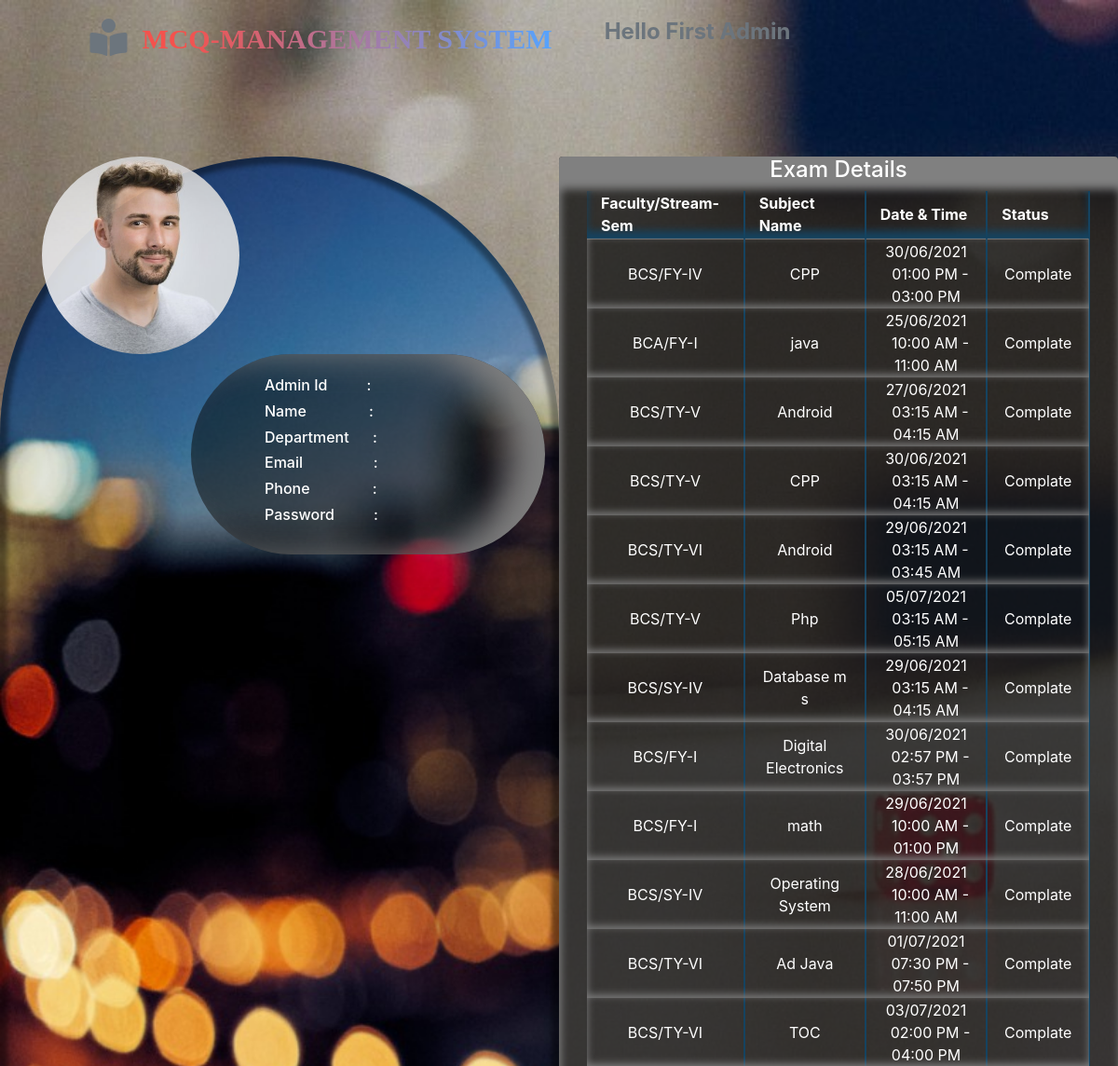
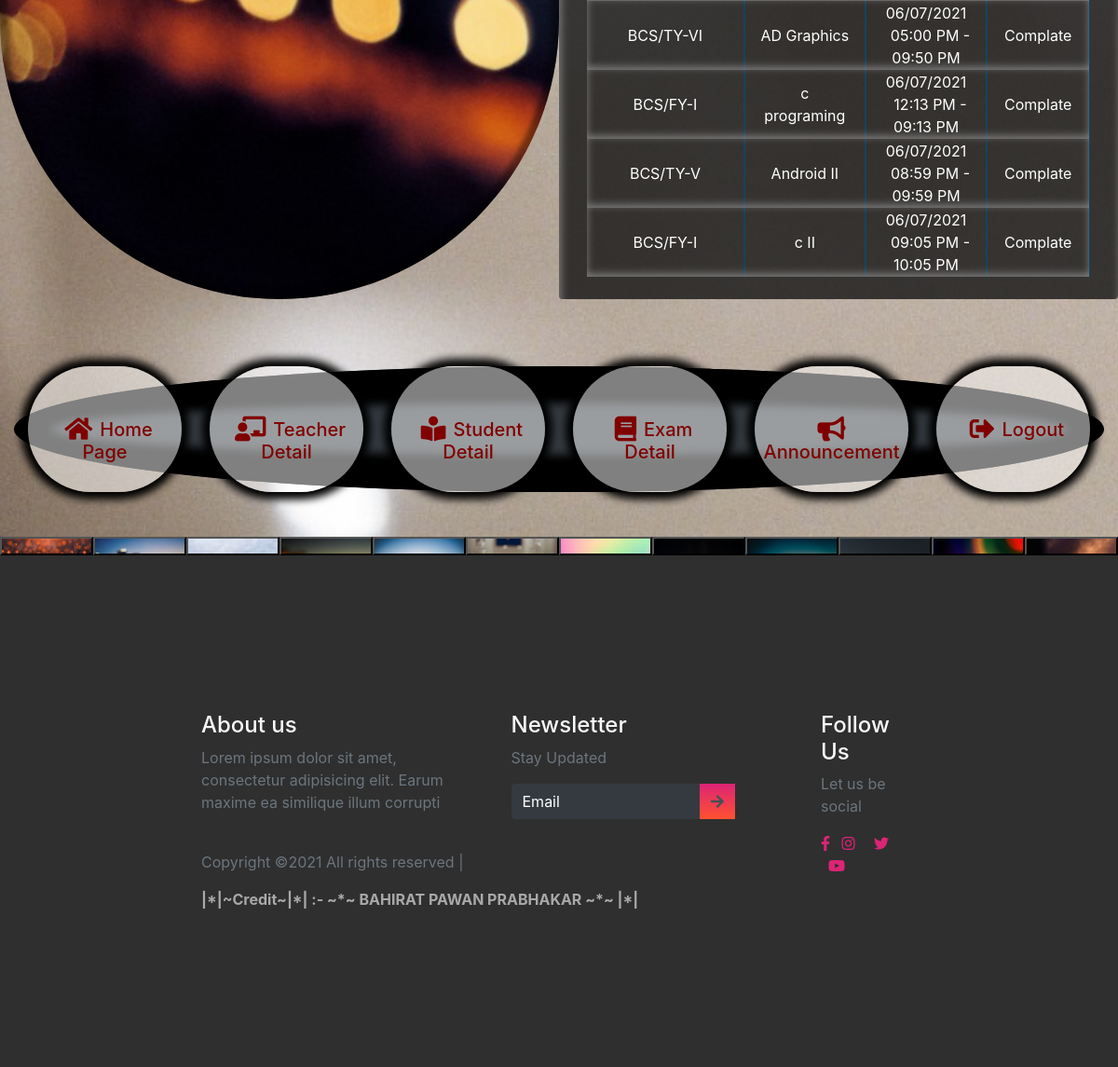
/admin.php (signed in), run on the app's committed database (2 pictures, top to bottom).
### tables this page shows
CREATE TABLE `subject` (
  `id` int(11) NOT NULL,
  `faculty` varchar(25) NOT NULL,
  `stream` varchar(25) NOT NULL,
  `sem` varchar(25) NOT NULL,
  `sub` varchar(25) NOT NULL,
  `totalQ` varchar(25) NOT NULL,
  `q_mark` varchar(20) NOT NULL,
  `date` date NOT NULL,
  `s_time` time NOT NULL,
  `end_time` time NOT NULL,
  `exam_time` int(250) NOT NULL,
  `teach_id` int(11) NOT NULL,
  `uid` varchar(40) NOT NULL
);

### admin.php (the view, shortened to what this page needs)
<?php
$con = mysqli_connect('localhost','root','','exam');
global $admin_id;
global $admin_name;
global $admin_email;
global $admin_mobile;
global $admin_password;
global $admin_department;
function showdata(){
    global $con;
    $query = "SELECT * FROM `subject`";
    $run = mysqli_query($con,$query);
    if($run==TRUE){
        ?>
        <form action="#" method="post" class="col-md-12">
        <table id="datatableid" class="table-hover dable-dark" width="100%" height="auto" padding="20px" class="text-center col-md-12">
            <tr style="background: transparent; border-bottom: 2px inset silver; box-shadow: 0 -8px 8px inset #154360;"  height="50" class="col-md-12">
                <th style="border-right: 2px solid #154360;" align="center" class="col-md-2"><font color="white">Faculty/Stream-Sem</font></th>
                <th style="border-right: 2px solid #154360;" align="center" class="col-md-2"><font color="white">Subject Name</font></th>
                <th style="border-right: 2px solid #154360;" align="center" class="col-md-2"><font color="white">Date & Time</font></th>
                <th style="border-right: 2px solid #154360;" align="center" class="col-md-1"><font color="white">Status</font></th>
            </tr>
        <?php
        while($data = mysqli_fetch_assoc($run))
        {
            ?>
        <tr style="background:transparent; box-shadow: 0 -3px 8px inset grey;" height="50" class="col-md-12" height="40" class="col-md-12" >
            <td style="border-right: 2px solid #154360;" align="center" class="col-md-2"><font color="white"><?php echo $data['faculty']."/".$data['stream']."-".$data['sem']; ?></font></td>
            <td style="border-right: 2px solid #154360;" align="center" class="col-md-2"><font color="white"><?php echo $data['sub']; ?></font></td>
            <td style="border-right: 2px solid #154360;" align="center" class="col-md-2"><font color="white"><?php echo date('d/m/Y', strtotime($data['date']))."\t&nbsp;&nbsp;".date('h:i A', strtotime($data['s_time']))."\t-\t".date('h:i A', strtotime($data['end_time'])); ?></font></td>
            <?php
            $s=$data['s_time'];
            $e=$data['end_time'];
            $start_t=strtotime($s);
            $end_t=strtotime($e);
            $c_time=strtotime(date('H:i:s', strtotime(date('H:i:s'))));
            $cdate=strtotime(date('Y-m-d'));
            $edate=strtotime(date($data['date']));
            ?>
            <td  style="border-right: 2px solid #154360;" align="center" class="col-md-1">
            <?php if($edate ==  $cdate){ if($start_t <=  $c_time){ if($c_time<=$end_t){echo '<div class="text-white">Processing</div>';}else{echo'<div class="text-white">Complate</div>';}}else{echo '<div class="text-white">Pending</div>';}}else{if($edate >  $cdate){echo '<div class="text-white">Pending</div>';}else{echo '<div class="text-white">Complate</div>';}}?> </td>
        </tr>
            <?php
        }
       ?></table></form>  <?php
        }else{
            echo "Error.. ";
        }
}
    ?>
<!DOCTYPE html>
<html lang="en">
<head>
    <link rel="stylesheet" href="https://stackpath.bootstrapcdn.com/bootstrap/4.3.1/css/bootstrap.min.css"
 />
    <link rel="stylesheet" href="https://use.fontawesome.com/releases/v5.7.2/css/all.css"
>
    <link rel="stylesheet" href="./stylesheet.css" />
    <link rel="stylesheet" href="./mobile-style.css">
      <link rel="stylesheet" href="https://cdnjs.cloudflare.com/ajax/libs/font-awesome/5.15.3/css/all.min.css"/>
</head>
<body>
    <header  id="myDIV" style="background-image: url(img/i6.jpg); background-size: cover;">
    <div class="container-fluid p-0">
     <nav class="navbar">
    <div class="content">
      <div class="logo">
       <a class="navbar-brand" href="index.php">
          <i class="fas fa-book-reader fa-lg mx-3 text-secondary"></i><span style="background: linear-gradient(to right,#f4524d  10%,#55a3ff  100%) !important;-webkit-background-clip: text !important;-webkit-text-fill-color: transparent !important; font-family: georgia;">MCQ-MANAGEMENT SYSTEM</span></a>
      </div>
      <ul class="menu-list">
  <li class="text-white"><h4> <marquee> <strong class="text-secondary"> Hello  <?php echo $_SESSION['user']; ?></strong></marquee></h4> </li>
      </ul>
    </div>
  </nav>
    </div>
    <div class="container text-center">
      <div class="row">
        <div class="col-lg-8 col-md-12  text-white">
         <br>
        </div>
        </div>
        </div>
    <br><br><br><br><br><br>
<div class="container col-md-12">
    <div class="row">
    <div class="col-lg-6 col-md-12 rounded-pill" style="background-image:url('img/i2.jpg'); background-size:cover;  background-size:cover; box-shadow:0 0 5px 8px inset rgba(0, 0, 0, 0.4);">
         <div class="float-lef col-md-4">
        <div class="col-md-12 profile-pic">
        <img src="assets/UI-face-2.jpg" class="rounded-circle float-left" alt="image not found" width="212"height="212" style="box-shadow: 10px 5px 8px nset grey;">
    </div>
    </div>
<br><br><br>
        <div class=" col-lg-8 col-md-8 float-right rounded-pill profile-data text-white" style="box-shadow:-40px -1px 40px inset grey; background-color:rgba(0, 0, 0, 0.5);">
          <br>
            <h6 align="left" class="pl-5 ml-3">Admin Id<pre class="d-inline">     </pre>:<pre class="d-inline">   </pre><?php echo $admin_id; ?></h6>
            <h6 align="left" class="pl-5 ml-3"> Name<pre class="d-inline">        </pre>:<pre class="d-inline">    </pre><?php echo $admin_name; ?></h6>
            <h6 align="left" class="pl-5 ml-3"> Department<pre class="d-inline">   </pre>:<pre class="d-inline">   </pre><?php echo $admin_department; ?></h6>
            <h6 align="left" class="pl-5 ml-3"> Email<pre class="d-inline">         </pre>:<pre class="d-inline">    </pre><?php echo $admin_email; ?></h6>
            <h6 align="left" class="pl-5 ml-3"> Phone<pre class="d-inline">        </pre>:<pre class="d-inline">   </pre><?php echo $admin_mobile; ?></h6>
            <h6 align="left" class="pl-5 ml-3"> Password<pre class="d-inline">     </pre>:<pre class="d-inline">   </pre><?php echo $admin_password; ?></h6>
            <br>
        </div>
    </div>
    <div class="col-lg-6 col-md-12 col-sm-12 rounded text-white overflow-auto data" style="background-color: rgba(20, 20, 20, 0.8); box-shadow: 2px 35px 10px inset grey; ">
      <h4 align="center">Exam Details</h4>
    <div style="background:transparent;" class="rounded">
    <?php if(@$_GET['q']==0) {
      showdata(); ?>
         <br>
        <?php
          }
        ?>
    </div>
</div>
</div>
        <br><br><br>
<div class="container text-center col-lg-12 col-md-12 bg-dark rounded-circle" style="box-shadow:0 0 10px 40px inset black;">
  <div class="row g-2">
    <div class="col-lg-2 col-md-4 col-sm-12 h-5 rounded">
        <a href="admin.php" class="text-decoration-none">
      <div class="rounded-pill dashboard-option" id="parent" style="min-height:135px; cursor: pointer; background-color: transparent; background-color:rgba(255,255,255,0.5); box-shadow: 0 0 8px 8px black;"><p class="p-2 rounded h5" style="color:maroon;"><br><br> <i class="fas fa-home fa-lg px-2"></i>Home Page </p></div></a>
    </div>
    <div class="col-lg-2 col-md-4 col-sm-12 rounded">
        <a href="teacherDetail.php" class="text-decoration-none">
      <div class="rounded-pill dashboard-option" id="parent" style="min-height:135px; cursor: pointer; background-color: transparent; background-color:rgba(255,255,255,0.5); box-shadow: 0 0 8px 8px black;"><p class="p-2 rounded h5" style="color:maroon;"><br><br><i class="fas fa-chalkboard-teacher fa-lg px-2"></i>Teacher Detail</p></div></a>
    </div>
    <div class="col-lg-2 col-md-4 col-sm-12 rounded">
        <a href="studentDetail.php" class="text-decoration-none">
      <div class="rounded-pill dashboard-option" id="parent" style="min-height:135px; cursor: pointer; background-color: transparent; background-color:rgba(255,255,255,0.5); box-shadow: 0 0 8px 8px black;"><p class="p-2 rounded h5" style="color:maroon;"><br><br><i class='fas fa-book-reader fa-lg px-2'></i>Student Detail</p></div></a>
    </div>
    <br>
    <div class="col-lg-2 col-md-4 col-sm-12 rounded">
        <a href="examDetail.php" class="text-decoration-none">
      <div class="rounded-pill dashboard-option" id="parent" style="min-height:135px; cursor: pointer; background-color: transparent; background-color:rgba(255,255,255,0.5); box-shadow: 0 0 8px 8px black;"><p class="p-2 rounded h5" style="color:maroon";><br><br><i class="fas fa-book fa-lg px-2"></i>Exam Detail</p></div></a>
    </div>
      <div class="col-lg-2 col-md-4 col-sm-12 rounded">
        <a href="announcement.php" class="text-decoration-none">
      <div class="rounded-pill dashboard-option" id="parent" style="min-height:135px; cursor: pointer; background-color: transparent; background-color:rgba(255,255,255,0.5); box-shadow: 0 0 8px 8px black;"><p class="p-2 rounded h5" style="color:maroon;"><br><br><i class="fas fa-bullhorn fa-lg px-2"></i>Announcement</p></div></a>
    </div>
    <div class="col-lg-2 col-md-4 col-sm-12 rounded">
        <a href="logout.php" class="text-decoration-none">
      <div class="rounded-pill dashboard-option" id="parent" style="min-height:135px; cursor: pointer; background-color: transparent; background-color:rgba(255,255,255,0.5); box-shadow: 0 0 8px 8px black;"><p class="p-2 rounded h5" style="color:maroon;"><br><br><i class='fas fa-sign-out-alt fa-lg px-2'></i>Logout</p></div></a>
    </div>
  </div>
</div>
<br><br>
  </header>
    <div class="col-md-12 section01">
      <div class="row">
<div class="col-md-12">
<div class="row">
<button class="col-lg- col-md-1 col-sm-1 py-2 z" onclick="f1()" style="background-image: url('img/i1.jpg'); background-size:cover;"></button>
<button class="col-lg-1 col-md-1 col-sm-1 z" onclick="f2()" style="background-image: url('img/i2.jpg'); background-size:cover;"> </button>
<button class="col-lg-1 col-md-1 col-sm-1 z" onclick="f3()" style="background-image: url('img/i3.jpg'); background-size:cover;"> </button>
<button class="col-lg-1 col-md-1 col-sm-1 z" onclick="f4()" style="background-image: url('img/i4.jpg'); background-size:cover;"> </button>
<button class="col-lg-1 col-md-1 col-sm-1 z" onclick="f5()" style="background-image: url('img/i5.jpg'); background-size:cover;"> </button>
<button class="col-lg-1 col-md-1 col-sm-1 z" onclick="f6()" style="background-image: url('img/i6.jpg'); background-size:cover;"></button>
<button class="col-lg-1 col-md-1 col-sm-1 z" onclick="f7()" style="background-image: url('img/i7.jpg'); background-size:cover;"> </button>
<button class="col-lg-1 col-md-1 col-sm-1 z" onclick="f8()" style="background-image: url('img/i8.jpg'); background-size:cover;"> </button>
<button class="col-lg-1 col-md-1 col-sm-1 z" onclick="f9()" style="background-image: url('img/i9.jpg'); background-size:cover;"> </button>
<button class="col-lg-1 col-md-1 col-sm-1 z" onclick="f10()" style="background-image: url('img/i10.jpg'); background-size:cover;"></button>
<button class="col-lg-1 col-md-1 col-sm-1 z" onclick="f11()" style="background-image: url('img/i11.jpg'); background-size:cover;"> </button>
<button class="col-lg-1 col-md-1 col-sm-1 z" onclick="f12()" style="background-image: url('img/bg24.jpg'); background-size:cover;"></button>
</div>
</div>
    </div>
    </div>
    <footer>
    <div class="container-fluid p-0">
      <div class="row text-left">
        <div class="col-md-5 col-sm-5">
          <h4 class="text-light">About us</h4>
          <p class="text-muted">Lorem ipsum dolor sit amet, consectetur adipisicing elit. Earum maxime ea similique illum corrupti</p>
          <p class="pt-4 text-muted">Copyright ©2021 All rights reserved |
          </p>
        </div>
        <div class="col-md-5 col-sm-12">
          <h4 class="text-light">Newsletter</h4>
          <p class="text-muted">Stay Updated</p>
          <form class="form-inline">
            <div class="col pl-0">
              <div class="input-group pr-5">
                <input type="text" class="form-control bg-dark text-white" id="inlineFormInputGroupUsername2" placeholder="Email">
                <div class="input-group-prepend">
                  <div class="input-group-text">
                    <i class="fas fa-arrow-right"></i>
                  </div>
                </div>
              </div>
            </div>
          </form>
        </div>
        <div class="col-md-2 col-sm-12">
          <h4 class="text-light">Follow Us</h4>
          <p class="text-muted">Let us be social</p>
          <div class="column text-light">
            <i class="fab fa-facebook-f"></i>
            <i class="fab fa-instagram"></i>
            <i class="fab fa-twitter"></i>
            <i class="fab fa-youtube"></i>
          </div>
        </div>
      </div>
        <marquee style="color:#A9A9A9;" behavior=""><strong> |*|~Credit~|*| :- ~*~ BAHIRAT PAWAN PRABHAKAR ~*~ |*|</strong></marquee>
    </div>
  </footer>
</body>
</html>

### stylesheet.css (style rules this page uses)
* { box-sizing: border-box; }
.content { max-width: 1250px; margin-left:8%; }
.navbar { position: fixed; width: 100%; z-index: 2; padding: 10px 0; transition: all 0.3s ease; }
.navbar .content { display: flex; align-items: center; justify-content: space-between; margin-left:1.7%; }
.navbar .logo a { color: #fff; font-size: 30px; font-weight: 600; text-decoration: none; }
.navbar .menu-list { display: inline-flex; }
.menu-list li { list-style: none; margin-top:5%; }
@media (max-width: 1230px) { .content { padding: 0 60px; } }
header, section { overflow-x: hidden; }
:root { --Sniglet-font: "Sniglet", cursive; --Rubik: "Rubik", cursive; --Patua: "Patua One", cursive; --Lobster: "lobster", cursive; --light-black: #2e2c2caf; --bggradient: linear-gradient(to bottom, #dd2476, #ff512f); --light-gray: rgba(255, 255, 255, 0.877); }
header { background: #ff512f; background: var(--bggradient); }
footer { background: rgba(0, 0, 0, 0.815); overflow-x: hidden; padding: 14vmin 18vmin; }
footer input { border: none !important; }
footer input::placeholder { color: white !important; }
footer .input-group .input-group-text { background: var(--bggradient); border: none; }
footer .column i { color: #dd2476; }
footer .column i + i { padding: 0 0.5em; }

### admin.php (style rules this page uses)
img { opacity: 0.9; filter: alpha(opacity=40); }

### data on the page
subject: faculty "BCS", stream "FY", sem "IV", sub "CPP", date "30/06/2021", s_time "01:00 PM", end_time "03:00 PM", shows "Complate"
subject: faculty "BCA", stream "FY", sem "I", sub "java", date "25/06/2021", s_time "10:00 AM", end_time "11:00 AM", shows "Complate"
subject: faculty "BCS", stream "TY", sem "V", sub "Android", date "27/06/2021", s_time "03:15 AM", end_time "04:15 AM", shows "Complate"
subject: faculty "BCS", stream "TY", sem "V", sub "CPP", date "30/06/2021", s_time "03:15 AM", end_time "04:15 AM", shows "Complate"
subject: faculty "BCS", stream "TY", sem "VI", sub "Android", date "29/06/2021", s_time "03:15 AM", end_time "03:45 AM", shows "Complate"
subject: faculty "BCS", stream "TY", sem "V", sub "Php", date "05/07/2021", s_time "03:15 AM", end_time "05:15 AM", shows "Complate"
subject: faculty "BCS", stream "SY", sem "IV", sub "Database m s", date "29/06/2021", s_time "03:15 AM", end_time "04:15 AM", shows "Complate"
subject: faculty "BCS", stream "FY", sem "I", sub "Digital Electronics", date "30/06/2021", s_time "02:57 PM", end_time "03:57 PM", shows "Complate"
subject: faculty "BCS", stream "FY", sem "I", sub "math", date "29/06/2021", s_time "10:00 AM", end_time "01:00 PM", shows "Complate"
subject: faculty "BCS", stream "SY", sem "IV", sub "Operating System", date "28/06/2021", s_time "10:00 AM", end_time "11:00 AM", shows "Complate"
subject: faculty "BCS", stream "TY", sem "VI", sub "Ad Java", date "01/07/2021", s_time "07:30 PM", end_time "07:50 PM", shows "Complate"
subject: faculty "BCS", stream "TY", sem "VI", sub "TOC", date "03/07/2021", s_time "02:00 PM", end_time "04:00 PM", shows "Complate"
subject: faculty "BCS", stream "TY", sem "VI", sub "AD Graphics", date "06/07/2021", s_time "05:00 PM", end_time "09:50 PM", shows "Complate"
subject: faculty "BCS", stream "FY", sem "I", sub "c programing", date "06/07/2021", s_time "12:13 PM", end_time "09:13 PM", shows "Complate"
subject: faculty "BCS", stream "TY", sem "V", sub "Android II", date "06/07/2021", s_time "08:59 PM", end_time "09:59 PM", shows "Complate"
subject: faculty "BCS", stream "FY", sem "I", sub "c II", date "06/07/2021", s_time "09:05 PM", end_time "10:05 PM", shows "Complate"

### other printed values
$_SESSION['user'] "First Admin"
